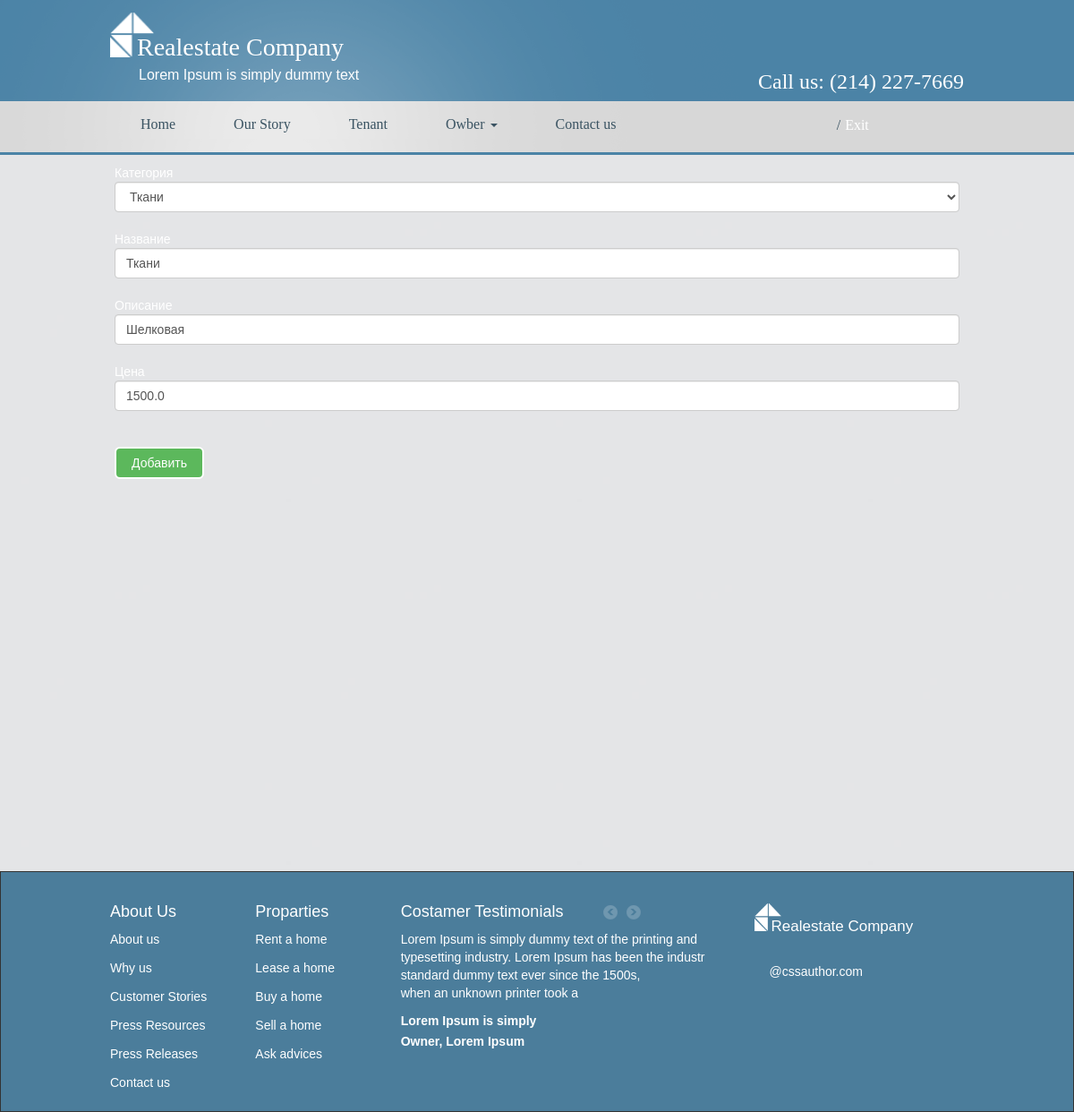
The page /stock/tovars/3/ on the database its author committed.
### testsite/models.py (models this page shows, shortened)
class Tovar(models.Model):
    category = models.ForeignKey(Category,
                                 on_delete=models.CASCADE,
                                 default=0,
                                 verbose_name='Категория')
    name = models.CharField(max_length=100,
                            default="",
                            verbose_name="Название", )
    desc = models.TextField(default="",
                            verbose_name="Описание", )
    price = models.FloatField(verbose_name="Цена",
                              max_length=3, )
    class Meta:
        verbose_name = "Товар"
        verbose_name_plural = "Товары"

### testsite/views.py (the view)
# urls.py: path('stock/tovars/<int:pk>/', views.tovar_edit, name='tovar_edit'),
def tovar_edit(request, pk):
    tovar = get_object_or_404(Tovar, pk=pk)
    if request.method == "POST":
        form = TovarForm(request.POST, instance=tovar)
        if form.is_valid():
            tovar.save()
            return redirect('home')
    else:
        form = TovarForm(instance=tovar)
    return render(request, 'testsite/tovar.html', {'tovar': form})

### testsite/forms.py
class TovarForm(forms.ModelForm):
    class Meta:
        model = Tovar
        fields = ['category', 'name', 'desc', 'price']
        widgets = {
            "category": Select(attrs={
                'class': 'form-control',
                'placeholder': "Выберите категорию"
            }),
            "name": TextInput(attrs={
                'class': 'form-control',
                'placeholder': "Введите название"
            }),
            "desc": TextInput(attrs={
                'class': 'form-control',
                'placeholder': "Введите описание"
            }),
            "price": NumberInput(attrs={
                'class': 'form-control',
                'placeholder': "Введите цену"
            }),
        }

### testsite/models.py (called while the page is built)
    def __str__(self):
        return self.name

### testsite/templates/testsite/tovar.html (shortened to what this page needs)
{% extends 'testsite/base.html' %}
{% block content %}
<form method="post" class="text-white">
    {% for each in tovar %}
        {{ each.label }}<br>
        {{ each }}<br>
    {% endfor %}
    <br><button type="submit" name="save" class="btn btn-success">Добавить</button>
</form>
{% endblock %}

### testsite/static/css/Style.css (style rules this page uses)
body,p,ul,ol,li,span,tr,th,td,input,code { font-family:arial; font-size:14px; }
body { background:url("../img/background-body.jpg"); }
.btn { border:2px solid white; border-radius: 6px !important; min-width: 100px; }

### rows shown on the page
Tovar: tovar "Ткани" "Ткани" "Шелковая" "1500.0"

### other values the page prints
{{ each.label }} "Категория" "Название" "Описание" "Цена"
